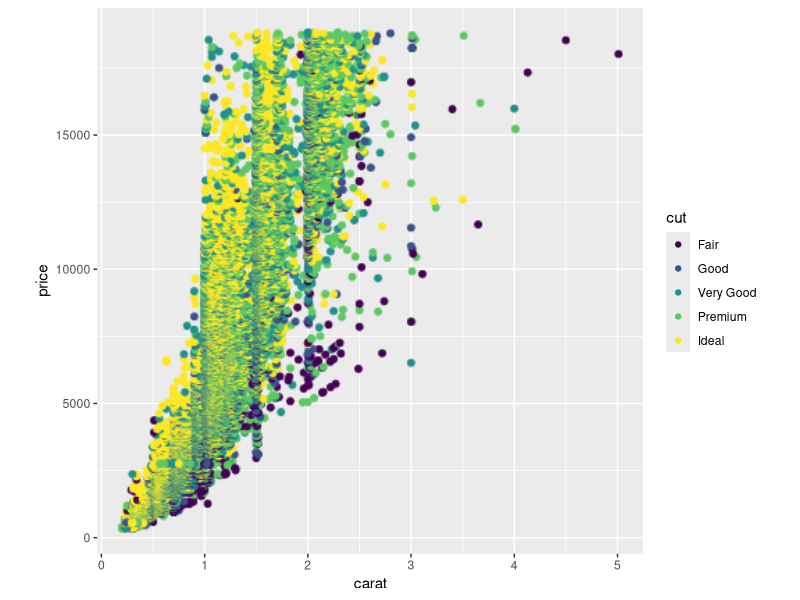
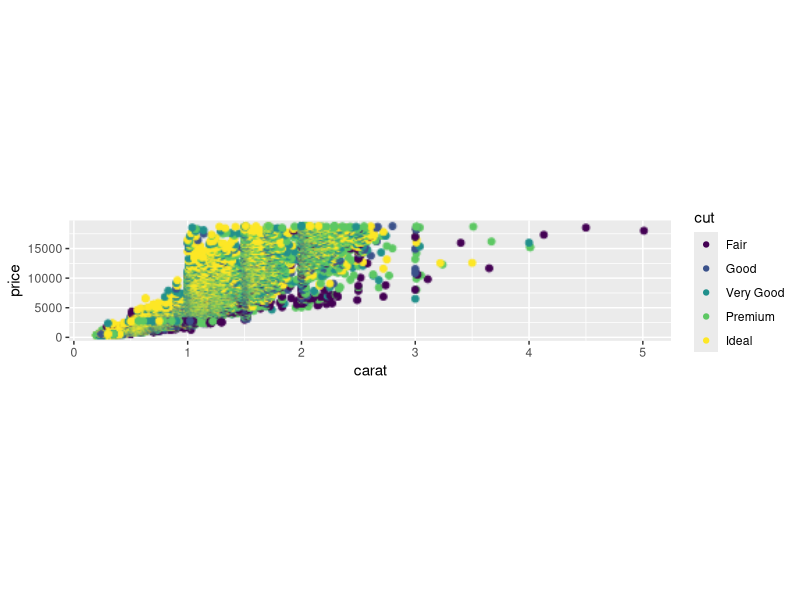
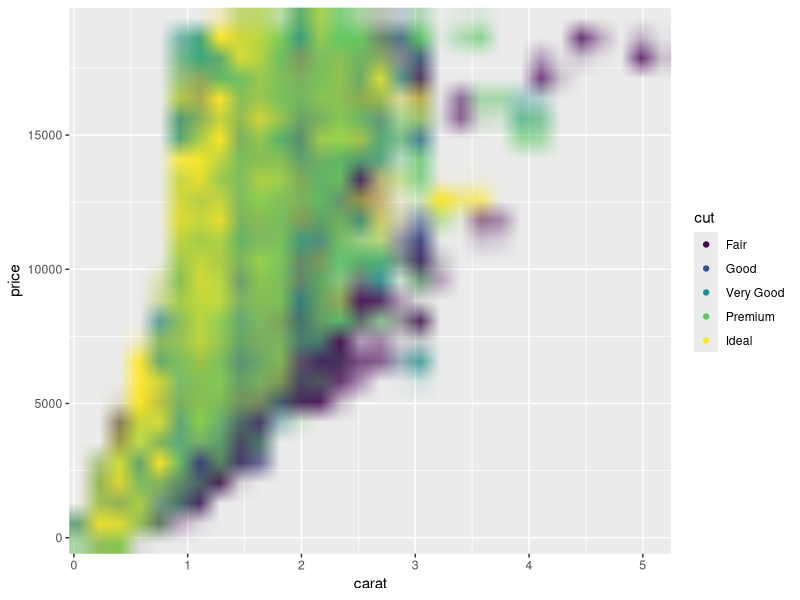
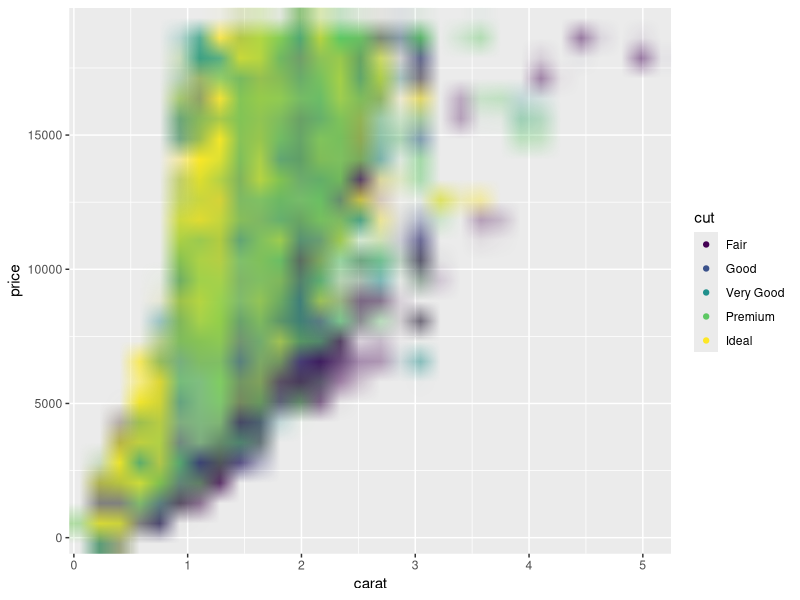
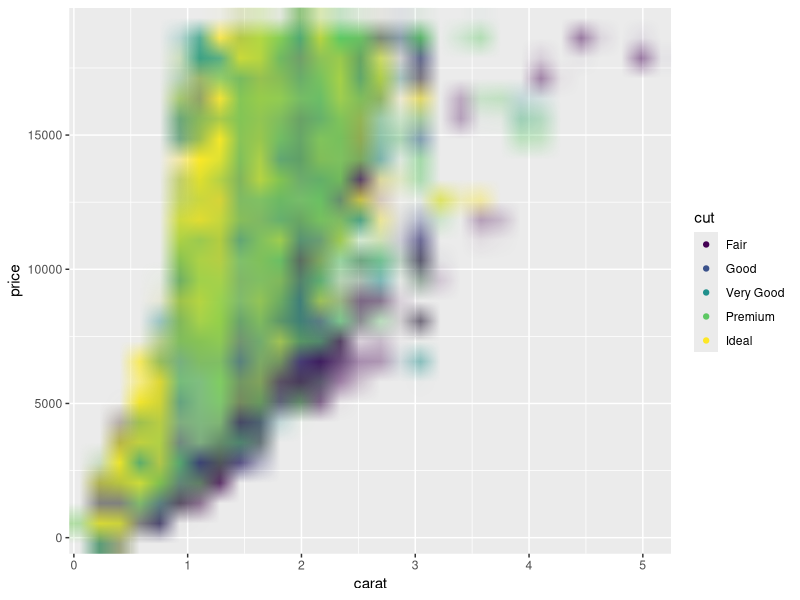
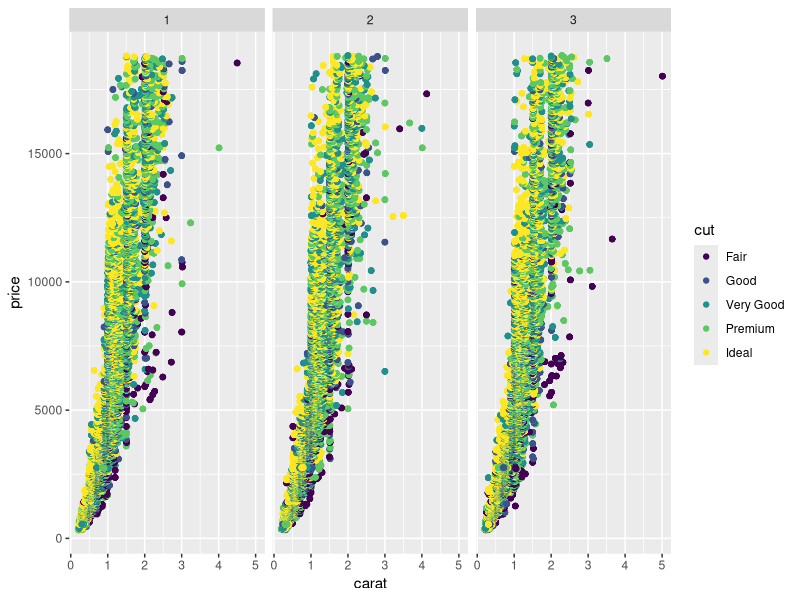
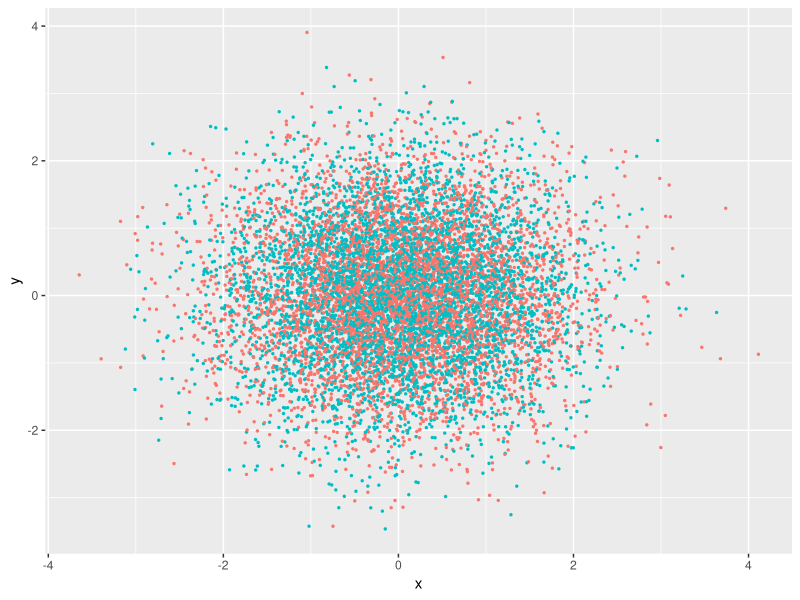
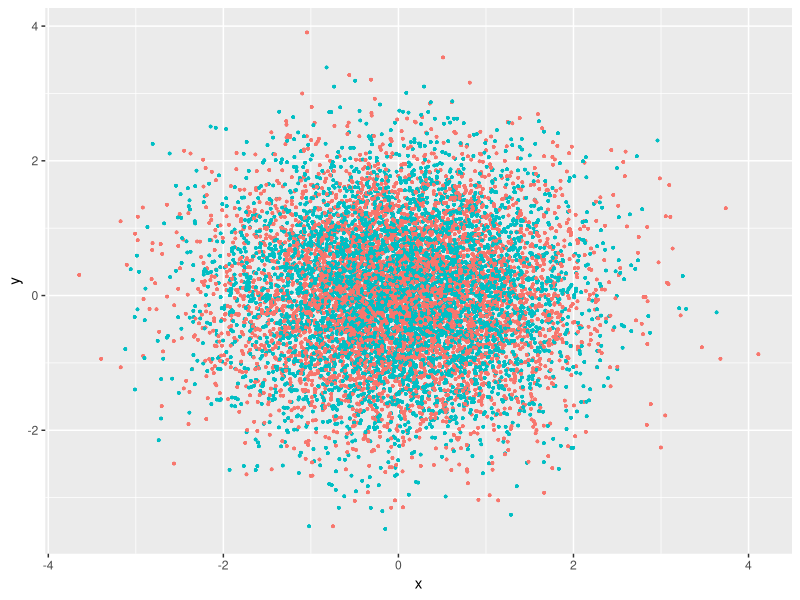

Generate these figures, in order, with R:
## ----setup, include = FALSE---------------------------------------------------
knitr::opts_chunk$set(
  collapse = TRUE,
  comment = "#>"
)

## -----------------------------------------------------------------------------
library(ggplot2)
library(ggrastr)

plot <- ggplot(diamonds, aes(carat, price, colour = cut))

plot + rasterise(geom_point(), dpi = 72) + theme(aspect.ratio = 1)

## -----------------------------------------------------------------------------
# Points remain round across different aspect ratios
plot + rasterise(geom_point(), dpi = 72) + theme(aspect.ratio = 0.2)

## -----------------------------------------------------------------------------
# The default 'cairo' at dpi=5
plot + rasterise(geom_point(), dpi = 5, dev = "cairo")

## -----------------------------------------------------------------------------
# Using 'ragg' gives better anti-aliasing but has unexpected alpha blending
plot + rasterise(geom_point(), dpi = 5, dev = "ragg")

## -----------------------------------------------------------------------------
# Using 'ragg_png' solves the alpha blend, but requires writing a temporary file to disk
plot + rasterise(geom_point(), dpi = 5, dev = "ragg_png")

## -----------------------------------------------------------------------------
# Facets won't warp points
set.seed(123)
plot + rasterise(geom_point(), dpi = 300) + facet_wrap(~ sample(1:3, nrow(diamonds), 2))

## ---- fig.width=4, fig.height=4-----------------------------------------------
library(ggplot2)
library(ggrastr)

points_num <- 10000
df <- data.frame(x=rnorm(points_num), y=rnorm(points_num), c=as.factor(1:points_num %% 2))
gg <- ggplot(df, aes(x=x, y=y, color=c)) + scale_color_discrete(guide=FALSE)

gg_vec <- gg + geom_point(size=0.5)
print(gg_vec)

## ---- fig.width=4, fig.height=4-----------------------------------------------
gg_rast <- gg + geom_point_rast(size=0.5)
print(gg_rast)

## -----------------------------------------------------------------------------
PrintFileSize <- function(gg, name) {
  invisible(ggsave('tmp.pdf', gg, width=4, height=4))
  cat(name, ': ', file.info('tmp.pdf')$size / 1024, ' Kb.\n', sep = '')
  unlink('tmp.pdf')
}

PrintFileSize(gg_rast, 'Raster')
PrintFileSize(gg_vec, 'Vector')

## -----------------------------------------------------------------------------
points_num <- 1000000
df <- data.frame(x=rnorm(points_num), y=rnorm(points_num), c=as.factor(1:points_num %% 2))
gg <- ggplot(df, aes(x=x, y=y, color=c)) + scale_color_discrete(guide=FALSE)

gg_vec <- gg + geom_point(size=0.5)
gg_rast <- gg + geom_point_rast(size=0.5)

PrintFileSize(gg_rast, 'Raster')
PrintFileSize(gg_vec, 'Vector')

## ---- fig.width=4, fig.height=4-----------------------------------------------
library(ggplot2)
library(ggrastr)

points_num <- 5000 
df <- data.frame(x=rnorm(points_num), y=rnorm(points_num), c=as.factor(1:points_num %% 2))
gg <- ggplot(df, aes(x=x, y=y, color=c)) + scale_color_discrete(guide=FALSE)

gg_jitter_rast <- gg + geom_jitter_rast(raster.dpi=600)
print(gg_jitter_rast)

## ---- fig.width=4, fig.height=4-----------------------------------------------
library(ggplot2)
library(ggrastr)

coords <- expand.grid(1:500, 1:500)
coords$Value <- 1 / apply(as.matrix(coords), 1, function(x) sum((x - c(50, 50))^2)^0.01)
gg_tile_vec <- ggplot(coords) + geom_tile(aes(x=Var1, y=Var2, fill=Value))
gg_tile_rast <- ggplot(coords) + geom_tile_rast(aes(x=Var1, y=Var2, fill=Value))
print(gg_tile_rast)

## -----------------------------------------------------------------------------
PrintFileSize(gg_tile_rast, 'Raster')
PrintFileSize(gg_tile_vec, 'Vector')

## ---- fig.width=4, fig.height=4-----------------------------------------------
library(ggplot2)
library(ggrastr)

gg_violin_vec <- ggplot(mtcars, aes(factor(cyl), mpg)) + geom_violin()
gg_violin_rast <- ggplot(mtcars) + geom_violin_rast(aes(factor(cyl), mpg))
print(gg_violin_rast)

## -----------------------------------------------------------------------------
## difference in size shown
PrintFileSize(gg_tile_rast, 'Raster')
PrintFileSize(gg_tile_vec, 'Vector')

## ---- fig.width=5, fig.height=4-----------------------------------------------
library(ggplot2)
library(ggrastr)

points_num <- 5000
df <- data.frame(x=as.factor(1:points_num %% 2), y=log(abs(rcauchy(points_num))))
gg <- ggplot(df, aes(x=x, y=y)) + scale_color_discrete(guide=FALSE)

boxplot <- gg + geom_boxplot()
print(boxplot)

## ---- fig.width=4, fig.height=4-----------------------------------------------
points_num <- 500000
df <- data.frame(x=as.factor(1:points_num %% 2), y=log(abs(rcauchy(points_num))))
gg <- ggplot(df, aes(x=x, y=y)) + scale_color_discrete(guide=FALSE)

gg_box_vec <- gg + geom_boxplot_jitter(outlier.size=0.1, outlier.jitter.width=0.3, outlier.alpha=0.5)
print(gg_box_vec)

## ---- fig.width=4, fig.height=4-----------------------------------------------
gg_box_rast <- gg + geom_boxplot_jitter(outlier.size=0.1, outlier.jitter.width=0.3, outlier.alpha=0.5, raster.dpi=200)
print(gg_box_rast)

## -----------------------------------------------------------------------------
PrintFileSize(gg_box_rast, 'Raster')
PrintFileSize(gg_box_vec, 'Vector')

## ---- fig.width=4, fig.height=4-----------------------------------------------
library(ggplot2)
library(ggrastr)

ggplot(mtcars) + geom_beeswarm_rast(aes(x = factor(cyl), y=mpg), raster.dpi=600, cex=1.5)

## ---- fig.width=4, fig.height=4-----------------------------------------------
library(ggplot2)
library(ggrastr)

ggplot(mtcars) + geom_quasirandom_rast(aes(x = factor(cyl), y=mpg), raster.dpi=600)
